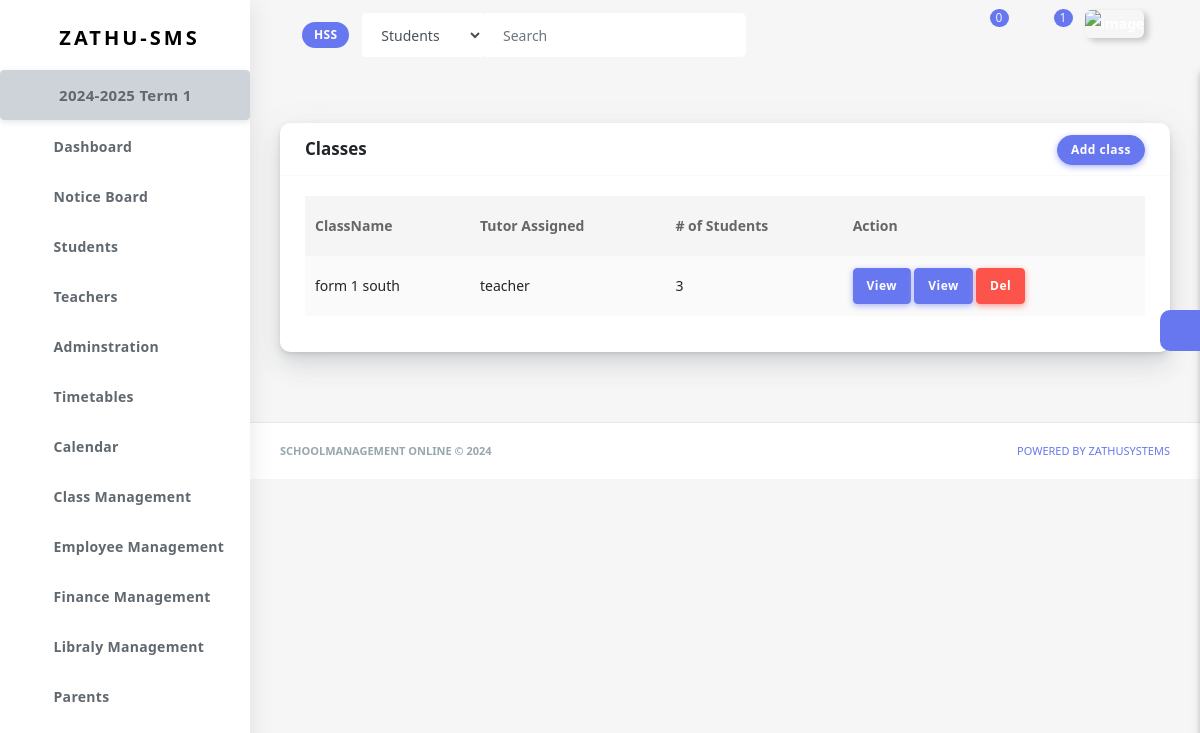
The app's page /class-mangement/classes-40b1d377-6656-44b4-9429-142e877d579a/ (signed in) with its own data.
### schooladminstration/models.py (models this page shows)
class Institution(models.Model):
    institution_name=models.CharField(max_length=50)
    id=models.CharField(primary_key=True, max_length=100, blank=True, unique=True, default=uuid.uuid4)
    user=models.ForeignKey(get_user_model(), on_delete=models.CASCADE, related_name='institution', blank=True, null=True, default=None)
    name_of_head=models.CharField(max_length=50, null=True, blank=True, default=None)
    name_of_principal=models.CharField(max_length=50, null=True, blank=True, default=None)
    name_of_registrar=models.CharField(max_length=50, null=True, blank=True, default=None)
    phone=models.CharField(max_length=50, null=True, blank=True)
    country=models.CharField(max_length=50, null=True, blank=True)
    city=models.CharField(max_length=50, null=True, blank=True)
    tried_subscription=models.BooleanField(default=False)
    created_at = models.DateTimeField(default=timezone.now, null=True, blank=True)
    edu=(
        ('primary education', 'Primary Education'),
        ('secondary education', 'Secondary Education'),
        ('tertialy education', 'Tertiary Education'),
    )
    edu_offer=models.CharField(max_length=20, choices=edu)
    def __str__(self):
        return self.institution_name

### school_calendar/models.py (models this page shows)
class AcademicYear(models.Model):
    institution=models.ForeignKey(Institution, on_delete=models.CASCADE, related_name='academic_year')
    year=models.CharField(max_length=9, help_text='e.g 2024-2025')
    start_date=models.DateField(help_text='starting date of this academic year')
    end_date=models.DateField(help_text='ending date of this academic year')
    date=models.DateField(auto_now_add=True)
    closed=models.BooleanField(default=False)
    def __str__(self):
        return f'{self.year}'

class Term(models.Model):
    institution=models.ForeignKey(Institution, on_delete=models.CASCADE, related_name='terms')
    academic_year=models.ForeignKey(AcademicYear, on_delete=models.CASCADE, related_name='terms')
    title=models.CharField(max_length=50, help_text='e.g Term 1/Semister 2')
    start_date=models.DateField(help_text='starting date of this term/semister')
    end_date=models.DateField(help_text='ending date of this Term/Semister')
    date=models.DateField(auto_now_add=True)
    closed=models.BooleanField(default=False)
    def __str__(self):
        return f'{self.title}'

### classroom/models.py (models this page shows, shortened)
class ClassRoom(models.Model):
    school=models.ForeignKey(Institution, on_delete=models.CASCADE, related_name='classes')
    class_name=models.CharField(max_length=20)
    students=models.ManyToManyField(Student, related_name='class_students', blank=True, default=None)
    teacher_assigned=models.ForeignKey(Instructor, on_delete=models.DO_NOTHING, related_name='assigned_class', null=True, blank=True, default=False)
    date_created=models.DateTimeField(auto_now_add=True)
    class Meta:
        ordering=['class_name']
        unique_together=['teacher_assigned', 'school']

### teacher/models.py (models this page shows, shortened)
class Instructor(models.Model):
    u=get_user_model()
    user=models.ForeignKey(u, on_delete=models.CASCADE, related_name='instructor_profile')
    t=(
        ('Mr', 'Mr'),
        ('Mrs', 'Mrs'),
        ('Dr', 'Dr')
    )
    title=models.CharField(max_length=50, null=True, blank=True, default=None, choices=t)
    school=models.ForeignKey(Institution, on_delete=models.CASCADE, related_name='instructors')
    first_name=models.CharField(max_length=30, null=True, blank=True, default=None)
    last_name=models.CharField(max_length=30, null=True, blank=True, default=None)
    phone=models.IntegerField(null=True, blank=True, default=None)
    sex=(
        ('Male', 'Male'),
        ('Female', 'Female')
    )
    gender=models.CharField(max_length=10, choices=sex)
    subjects_taught=models.ManyToManyField(Subject, related_name='instructor', blank=True, default=None)
    courses_taught=models.ManyToManyField(Course, related_name='instructor', blank=True, default=None)
    department=models.ForeignKey(Department, on_delete=models.CASCADE, related_name='instructors', null=True, blank=True, default=None)
    created_at=models.DateTimeField(auto_now_add=True)
    is_class_teacher=models.BooleanField(default=False)
    date_started=models.DateField(default=None, null=True, blank=True)
    approved=models.BooleanField(default=False)
    roles=(
        ('teacher', 'Teacher'),
        ('hr manager', 'Human Resource Manager'),
        ('librarian', 'Librarian'),
        ('finance manager', 'Finance Manager')
    )
    role=models.CharField(max_length=20, choices=roles, default=None, null=True, blank=True)
    def __str__(self):
        return f'{self.first_name} {self.last_name}'

### classroom/views.py (the view, shortened to what this page needs)
# urls.py: path('classes-<uuid:school_id>/', classes, name='classes'),
@login_required
def classes(request, school_id):
    if is_approved_account(request)==False: return redirect('main:un_approved', school_id)
    institution=get_institution(request, school_id)
    classes=ClassRoom.objects.filter(school=institution)
    form=ClassForm()
    print(form.errors)
    teachers=Instructor.objects.filter(school_id=institution.id)
    cont={
        'teachers':teachers,
        'data':classes,
        'form':form,
        'school_id':school_id,
        'institution':institution
    }
    return render(request, 'templates/classroom/classesi.html', cont)

### classroom/forms.py
class ClassForm(forms.ModelForm):
    class Meta:
        model = ClassRoom
        fields = (
        'class_name',
        )
    def __init__(self, *args, **kwargs):
        super(ClassForm, self).__init__(*args, **kwargs)
        self.fields['class_name'].widget.attrs.update({'class':'form-control'})

### chatapp/context_processors.py (called while the page is built)
def chat_global_data(request):
    chats=None
    if request.user.is_authenticated:
        chats=Chat.objects.filter(users=(request.user)).order_by('-udated_at')
        counter_chats=Chat.objects.filter(users=(request.user)).order_by('-udated_at')[:6]
        counter=0
        for chat in counter_chats:
            messages=chat.chat_messages.filter(receiver=request.user, seen=False)
            if messages:
                counter+=1
                continue
        return {'counter_chats':counter_chats, 'chats': chats, 'counter':counter}
    return {'mkkk': chats}

### chatapp/models.py (called while the page is built)
    def unseen_msgs(self):
        msgs=self.chat_messages.filter(seen=False)
        if msgs:
            return msgs.last()
        return None

### landing_page/context_processors.py (called while the page is built)
def global_data(request):
    ins=SystemFeature.objects.all()[0:5]
    return {'featuress': ins, }

### main/templatetags/custom_filter.py (called while the page is built)
@register.filter
def first_letters(value):
    value = str(value)
    return ''.join([word[0] for word in value.split() if word]).upper()

### main/templatetags/timeago_filters.py (called while the page is built)
@register.filter
def timeago(value):
    if not isinstance(value, datetime.datetime):
        return value
    now_time = now()
    delta = now_time - value
    seconds = delta.total_seconds()
    minutes = seconds / 60
    hours = minutes / 60
    days = hours / 24
    weeks = days / 7
    months = days / 30
    years = days / 365
    if seconds < 60:
        return f"{int(seconds)}s"
    elif minutes < 60:
        return f"{int(minutes)}m"
    elif hours < 24:
        return f"{int(hours)}h"
    elif days < 7:
        return f"{int(days)}d"
    elif weeks < 4:
        return f"{int(weeks)}w"
    elif months < 12:
        return f"{int(months)}mo"
    else:
        return f"{int(years)}y"

### main/utils.py (called while the page is built)
def get_institution(request, school_id):
    istitution=get_object_or_404(Institution, id=school_id)
    return istitution

def is_admin(request):
    try:
        institution=get_object_or_404(Institution, user=request.user)
        if institution:
            return True
    except:
        return False

def is_teacher(request):
    try:
        instructor=get_object_or_404(Instructor, user=request.user)
        if instructor:
            return True
    except:
        return False

### templates/templates/classroom/classesi.html (shortened to what this page needs)
{% extends 'templates/main/base.html' %}
{% block content %}
<section class="section">
<div class="section-body">
<div class="row">
    <div class="col-12">
      <div class="card">
        <div class="card-header">
            <h4 class="d-inline">Classes</h4>
            <div class="card-header-action">
              <button id="show_modal" type="button" class="btn btn-primary" data-toggle="modal" data-target="#exampleModal">
                Add class
              </button>
            </div>
        </div>
        <div class="card-body">
          <div class="table-responsive">
            <table class="table table-striped table-hover" id="save-stage" style="width:100%;">
              <thead>
                <tr>
                  <th>ClassName</th>
                  <th>Tutor Assigned</th>
                  <th># of Students</th>
                  <th>Action</th>
                </tr>
              </thead>
              <tbody>
                {% for d in data %}
                <tr>
                  <td>{{d.class_name}}</td>
                  <td>{{d.teacher_assigned.first_name}} {{teacher_assigned.last_name}}</td>
                  <td>{{d.students.count}}</td>
                  <td>
                    <a href="{% url 'class_room:class_detail' d.id school_id %}" class="btn btn-primary">View</a>
                    <a href="{% url 'class_room:class_detail' d.id school_id %}" class="btn btn-primary">View</a>
                    <a href="#" class="btn btn-danger">Del</a>
                  </td>
                </tr>
                {% endfor %}
              </tbody>
            </table>
          </div>
        </div>
      </div>
    </div>
  </div>
</div>
</section>
{% endblock %}

### templates/templates/main/header.html (shortened to what this page needs)
{% load static %}
{% load timeago_filters %}
{% load custom_filter %}
   <div class="navbar-bg"></div>
      <nav class="navbar navbar-expand-lg main-navbar sticky">
        <div class="form-inline mr-auto">
          <ul class="navbar-nav mr-3">
            <li><a href="#" data-toggle="sidebar" class="nav-link nav-link-lg
									collapse-btn"> </a></li>
            <li><a href="{% url 'accounts:school_p' %}" class="nav-link nav-link-lg">
                <span class="badge badge-primary"><span class="text-white">{{institution|first_letters}}</span> </span>
              </a></li>
            <li>
              <form class="form-inline mr-auto" action="{% url 'search:search' school_id %}">
                <div class="search-element">
                  <select class="form-control" name="category" id="">
                    <option value="students">Students</option>
                  </select>
                  <input class="form-control" type="search" {% if q %} value="{{q}}" {% endif %} name="q" placeholder="Search" aria-label="Search" data-width="200">
                  <button class="btn" type="submit">
                    <i class="fas fa-search"></i>
                  </button>
                </div>
              </form>
            </li>
          </ul>
        </div>
        <ul class="navbar-nav navbar-right">
          <li class="dropdown dropdown-list-toggle"><a href="#" data-toggle="dropdown"
              class="nav-link nav-link-lg message-toggle">
              <span class="badge headerBadge1">
                {{counter}} </span> </a>
          </li>
          <li class="dropdown dropdown-list-toggle">
            <a href="#" data-toggle="dropdown"
              class="nav-link nav-link-lg notification-toggle message-toggle">
              <i data-feather="bell" class="bell"></i>
              <span class="badge headerBadge1">
                {{n_counter}}
              </span>
            </a>
          </li>
          <li class="dropdown"><a href="#" data-toggle="dropdown"
              class="nav-link dropdown-toggle nav-link-lg nav-link-user"> <img alt="image" src="{% static 'assets/img/user.png' %}"
                class="user-img-radious-style"> </a>
          </li>
          <li class="dropdown">
            <a href="#" data-toggle="dropdown"
            class="nav-link dropdown-toggle nav-link-lg nav-link-user">
          </a>
        </li>
        </ul>
      </nav>

### templates/templates/main/sidebar.html (shortened to what this page needs)
{% load static %}
<div class="main-sidebar sidebar-style-2">
        <aside id="sidebar-wrapper">
          <div class="sidebar-brand">
            <a href=""> <img alt="" src="{% static 'assets/img/logo.png' %}" class="header-logo" /> <span
                class="logo-name">Zathu-SMS</span>
            </a>
          </div>
          <ul class="sidebar-menu">
            <li class="dropdown">
              <a href="{% url 'school_calendar:calendar_list' school_id %}" style="font-size: 15px; font-weight: 70px;" class="btn btn-secondary"> {{institution.academic_year.last}} {{institution.academic_year.last.terms.last|title}} </a>
            </li>
            <li class="dropdown">
              <a href="{% url 'main:dashboard' school_id %}" class="nav-link"><span>Dashboard</span></a>
            </li>
            <li class="dropdown">
              <a href="{% url 'main:notice_board' school_id %}" class="nav-link"><span>Notice Board</span></a>
            </li>
            <li class="dropdown">
              <a href="{% url 'student:students' school_id %}" class="nav-link"><span>Students</span></a>
            </li>
            <li class="dropdown">
              <a href="{% url 'teacher:teachers' school_id %}" class="nav-link"><span>Teachers</span></a>
            </li>
            <li class="dropdown">
              <a href="#" class="menu-toggle nav-link has-dropdown"><span>Adminstration</span></a>
            </li>
            <li class="dropdown">
              <a href="#" class="menu-toggle nav-link has-dropdown"><span>Timetables</span></a>
            </li>
            <li class="dropdown">
              <a href="#" class="menu-toggle nav-link has-dropdown"><span>Calendar</span></a>
            </li>
            <li class="dropdown">
              <a href="#" class="menu-toggle nav-link has-dropdown"><span>Class Management</span></a>
            </li>
            <li class="dropdown">
              <a href="#" class="menu-toggle nav-link has-dropdown"><span>Employee Management</span></a>
            </li>
            <li class="dropdown">
              <a href="#" class="menu-toggle nav-link has-dropdown"><span>Finance Management</span></a>
            </li>
            <li class="dropdown">
              <a href="#" class="menu-toggle nav-link has-dropdown"><span>Libraly Management</span></a>
            </li>
            <li class="dropdown">
              <a href="{% url 'school_admin:parents' school_id %}" class="nav-link"><span>Parents</span></a>
            </li>
           <br><br><br>
          </ul>
        </aside>
      </div>

### records on screen
Institution: institution_name "HSS", academic_year.last "2024-2025", academic_year.last.terms.last "Term 1"
ClassRoom: class_name "form 1 south", teacher_assigned.first_name "teacher", students.count "3"

### other values on screen
{{ counter }} "0"
{{ n_counter }} "1"
